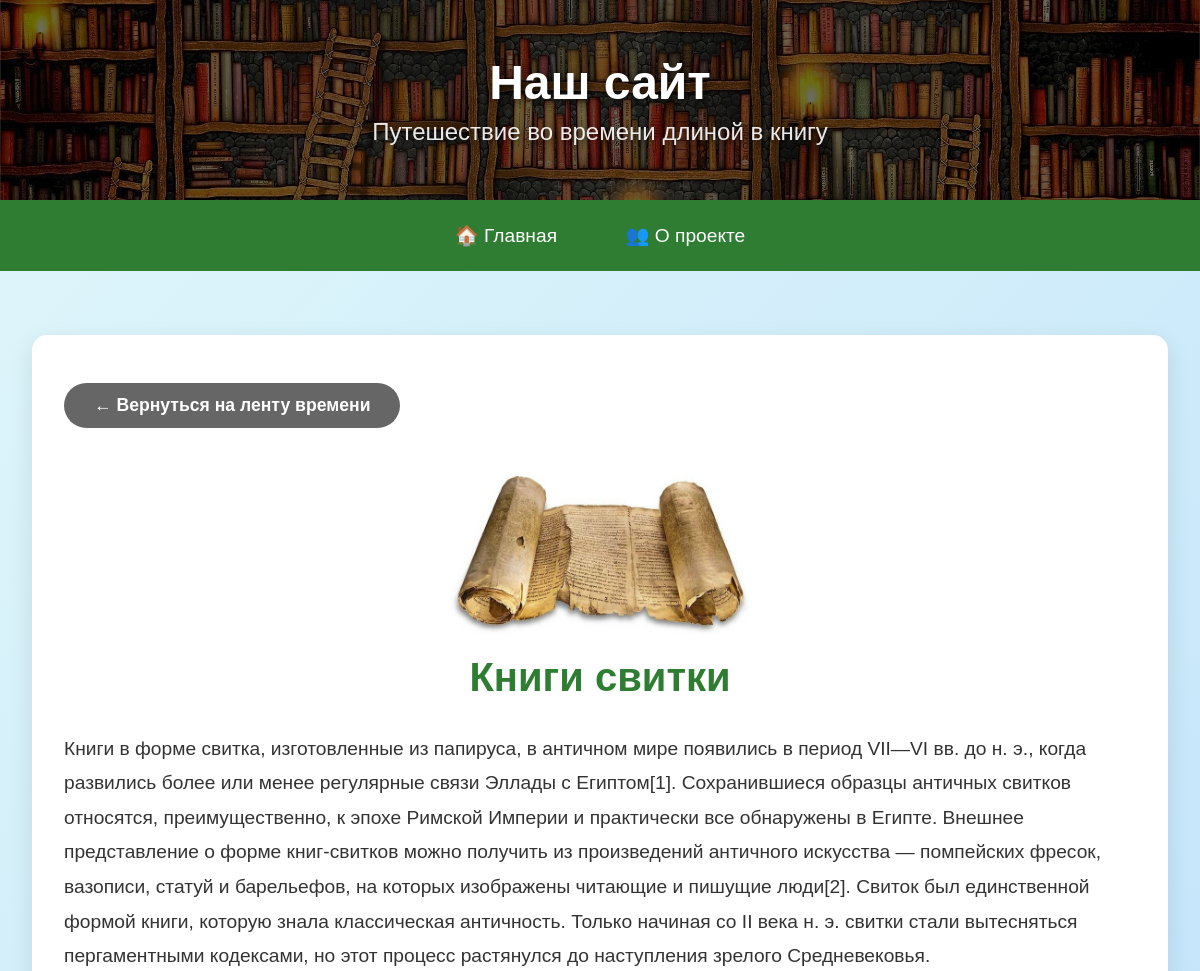
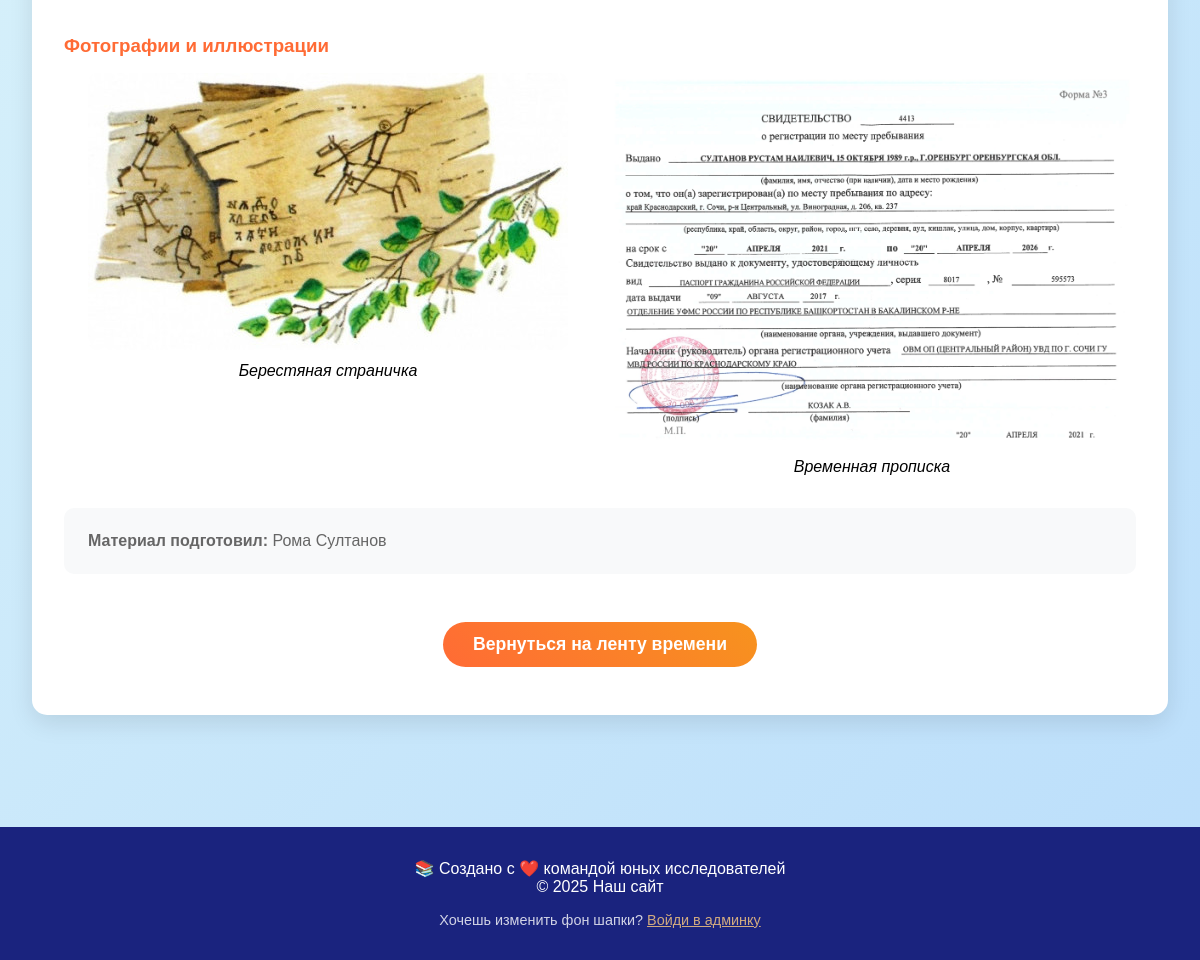
/eras/1/, run on an earlier commit of the app's database (2 pictures, top to bottom).
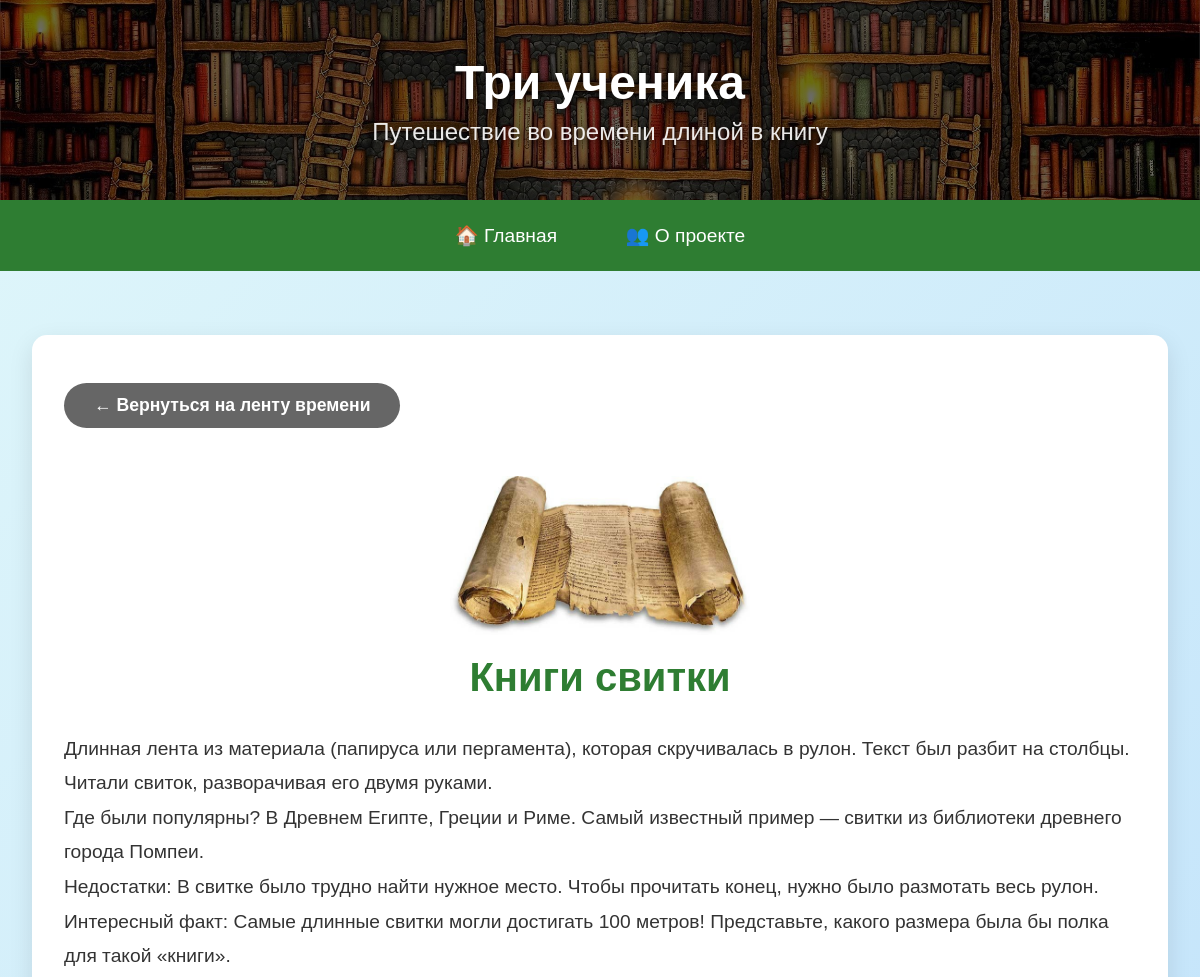
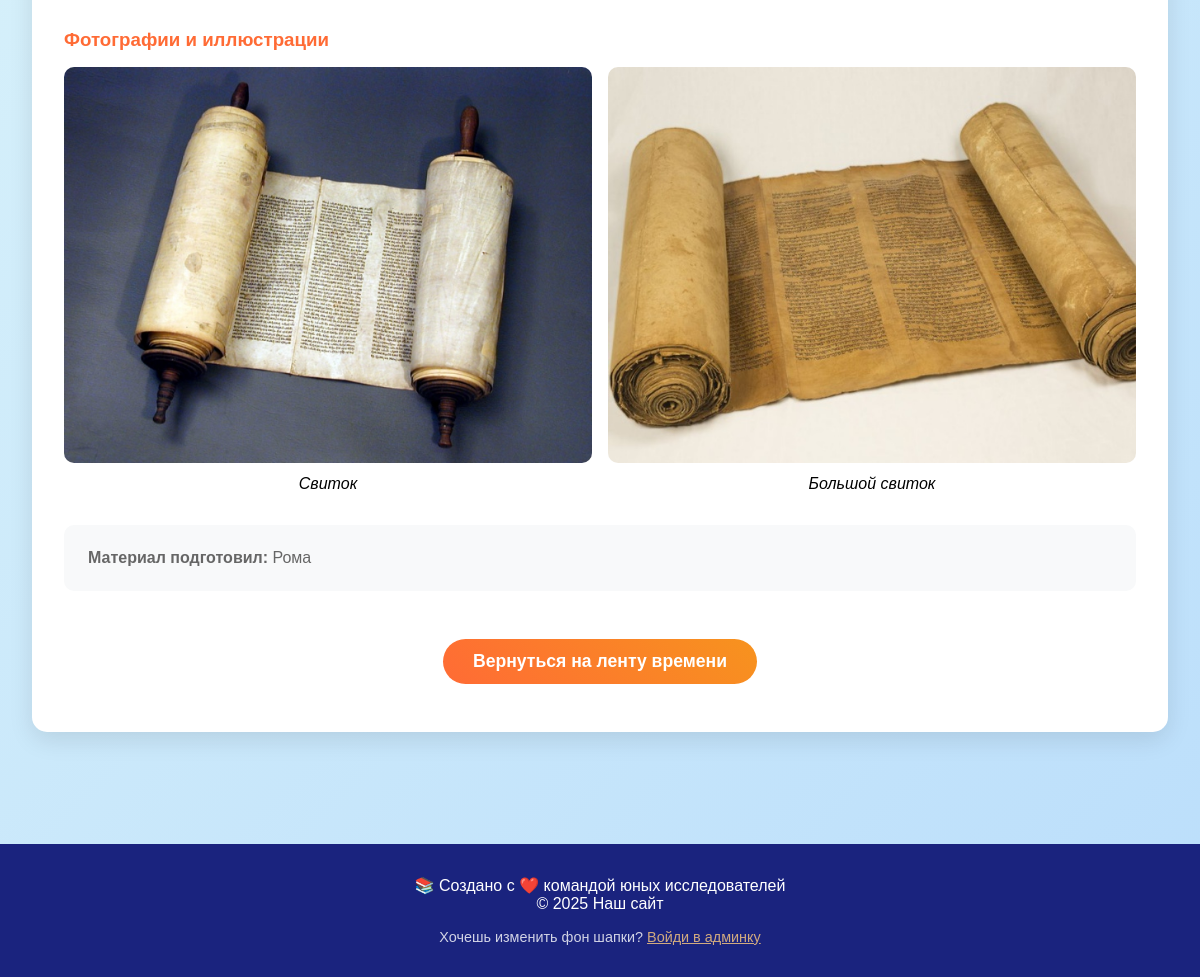
And on a later commit of the database (2 pictures, top to bottom).
### timeline/models.py (models this page shows, shortened)
class SiteSettings(models.Model):
    site_name = models.CharField(max_length=200, default="КНИГАtime")
    site_subtitle = models.CharField(max_length=300, default="Путешествие во времени длиной в книгу")
    header_background = models.ImageField(
        upload_to='site_settings/',
        default='default_header.jpg',
        verbose_name="Фон шапки"
    )
    updated_at = models.DateTimeField(auto_now=True)
    class Meta:
        verbose_name = "Настройки сайта"
        verbose_name_plural = "Настройки сайта"
    @classmethod
    def load(cls):
        obj, created = cls.objects.get_or_create(pk=1)
        return obj

### eras/models.py (models this page shows, shortened)
class Era(models.Model):
    title = models.CharField(max_length=200)
    slug = models.SlugField(unique=True)
    description = models.TextField()
    image = models.ImageField(upload_to='eras/')
    order = models.IntegerField(default=0)
    class Meta:
        ordering = ['order']

class EraPage(models.Model):
    era = models.OneToOneField(Era, on_delete=models.CASCADE)
    content = models.TextField()
    images = models.ManyToManyField('EraImage')
    created_by = models.CharField(max_length=100)

class EraImage(models.Model):
    title = models.CharField(max_length=200)
    image = models.ImageField(upload_to='era_images/')
    description = models.TextField(blank=True)

### eras/views.py (the view)
# urls.py: path('eras/', include('eras.urls')),  # оставляем только era_detail
def era_detail(request, slug):
    era = get_object_or_404(Era, slug=slug)
    era_page = get_object_or_404(EraPage, era=era)
    return render(request, 'eras/era_detail.html', {
        'era': era,
        'era_page': era_page
    })

### timeline/context_processors.py (called while the page is built)
def site_settings(request):
    return {'site_settings': SiteSettings.load()}

### templates/eras/era_detail.html (shortened to what this page needs)
{% extends 'base.html' %}
{% block content %}
<div class="page-content">
    <a href="{% url 'home' %}" class="button" style="background: #666;">← Вернуться на ленту времени</a>
    <div style="text-align: center; margin: 2rem 0;">
        {% if era.image %}
        <img src="{{ era.image.url }}" alt="{{ era.title }}" style="max-width: 300px; border-radius: 15px; margin-bottom: 1rem;">
        {% endif %}
        <h1 style="color: #2e7d32; font-size: 2.5rem;">{{ era.title }}</h1>
    </div>
    <div style="font-size: 1.2rem; line-height: 1.8; color: #333;">
        {{ era_page.content|linebreaks }}
    </div>
    {% if era_page.images.all %}
    <div style="margin: 2rem 0;">
        <h3 style="color: #ff6b35; margin-bottom: 1rem;">Фотографии и иллюстрации</h3>
        <div style="display: grid; grid-template-columns: repeat(auto-fit, minmax(200px, 1fr)); gap: 1rem;">
            {% for image in era_page.images.all %}
            <div style="text-align: center;">
                <img src="{{ image.image.url }}" alt="{{ image.title }}" style="max-width: 100%; border-radius: 10px;">
                <p style="margin-top: 0.5rem; font-style: italic;">{{ image.title }}</p>
            </div>
            {% endfor %}
        </div>
    </div>
    {% endif %}
    <div style="background: #f8f9fa; padding: 1.5rem; border-radius: 10px; margin-top: 2rem;">
        <p style="margin: 0; color: #666;">
            <strong>Материал подготовил:</strong> {{ era_page.created_by }}
        </p>
    </div>
    <div style="text-align: center; margin-top: 2rem;">
        <a href="{% url 'home' %}" class="button">Вернуться на ленту времени</a>
    </div>
</div>
{% endblock %}

### templates/base.html (shortened to what this page needs)
<!DOCTYPE html>
<html lang="ru">
<head>
</head>
<body>
    <header class="header">
        <h1>{{ site_settings.site_name|default:"Три ученика" }}</h1>
        <div class="subtitle">{{ site_settings.site_subtitle|default:"Путешествие во времени длиной в книгу" }}</div>
    </header>
    <nav class="nav">
        <a href="{% url 'home' %}">🏠 Главная</a>
        <a href="{% url 'about' %}">👥 О проекте</a>
    </nav>
    <main class="container">
        {% block content %}
        {% endblock %}
    </main>
    <footer class="footer">
        <p>📚 Создано с ❤️ командой юных исследователей</p>
        <p>© 2025 Наш сайт</p>
        {% if not user.is_staff %}
        <p style="margin-top: 1rem; font-size: 0.9rem; opacity: 0.8;">
            Хочешь изменить фон шапки? <a href="/admin/" style="color: #ffcc80;">Войди в админку</a>
        </p>
        {% endif %}
    </footer>
</body>
</html>

What changed in the data, as far as the page shows it:
no longer on this page (row unchanged): EraImage: image (picture), title "Берестяная страничка"
removed EraImage: image (picture), title "Временная прописка"
changed SiteSettings "Путешествие во времени длиной в книгу": site_name "Наш сайт" → "Три ученика"
changed EraPage: content "Книги в форме свитка, изготовленные из папируса, в античном мире появились в период VII—VI вв. до н. э., когда развились более или менее регулярные связи Эллады с Египтом[1]. Сохранившиеся образцы античных свитков относятся, преимущественно, к эпохе Римской Империи и практически все обнаружены в Египте. Внешнее представление о форме книг-свитков можно получить из произведений античного искусства — помпейских фресок, вазописи, статуй и барельефов, на которых изображены читающие и пишущие люди[2]. Свиток был единственной формой книги, которую знала классическая античность. Только начиная со II века н. э. свитки стали вытесняться пергаментными кодексами, но этот процесс растянулся до…" → "Длинная лента из материала (папируса или пергамента), которая скручивалась в рулон. Текст был разбит на столбцы. Читали свиток, разворачивая его двумя руками. Где были популярны? В Древнем Египте, Греции и Риме. Самый известный пример — свитки из библиотеки древнего города Помпеи. Недостатки: В свитке было трудно найти нужное место. Чтобы прочитать конец, нужно было размотать весь рулон. Интересный факт: Самые длинные свитки могли достигать 100 метров! Представьте, какого размера была бы полка для такой «книги»."; created_by "Рома Султанов" → "Рома"
added EraImage: image (picture), title "Свиток"
added EraImage: image (picture), title "Большой свиток"
